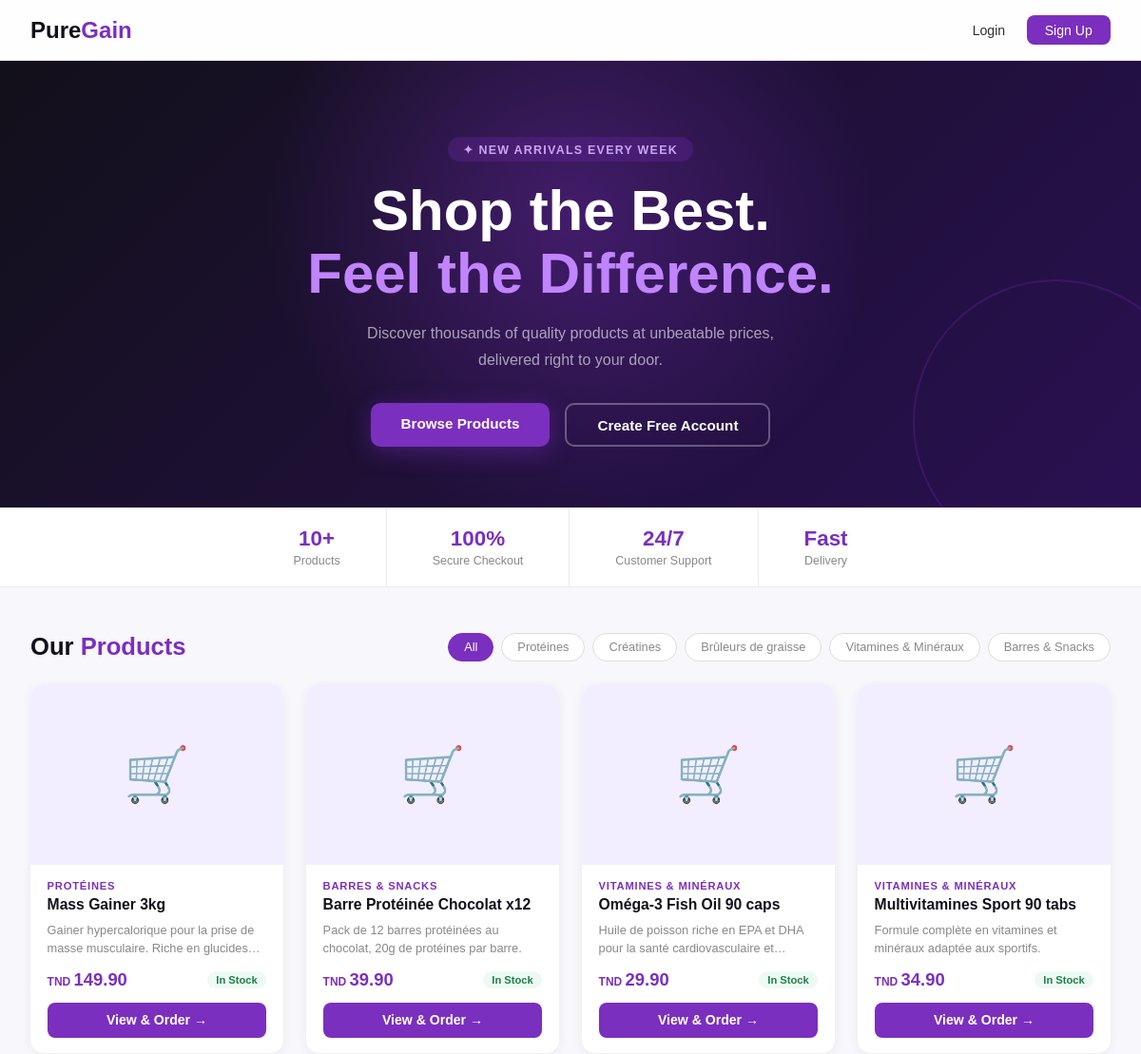
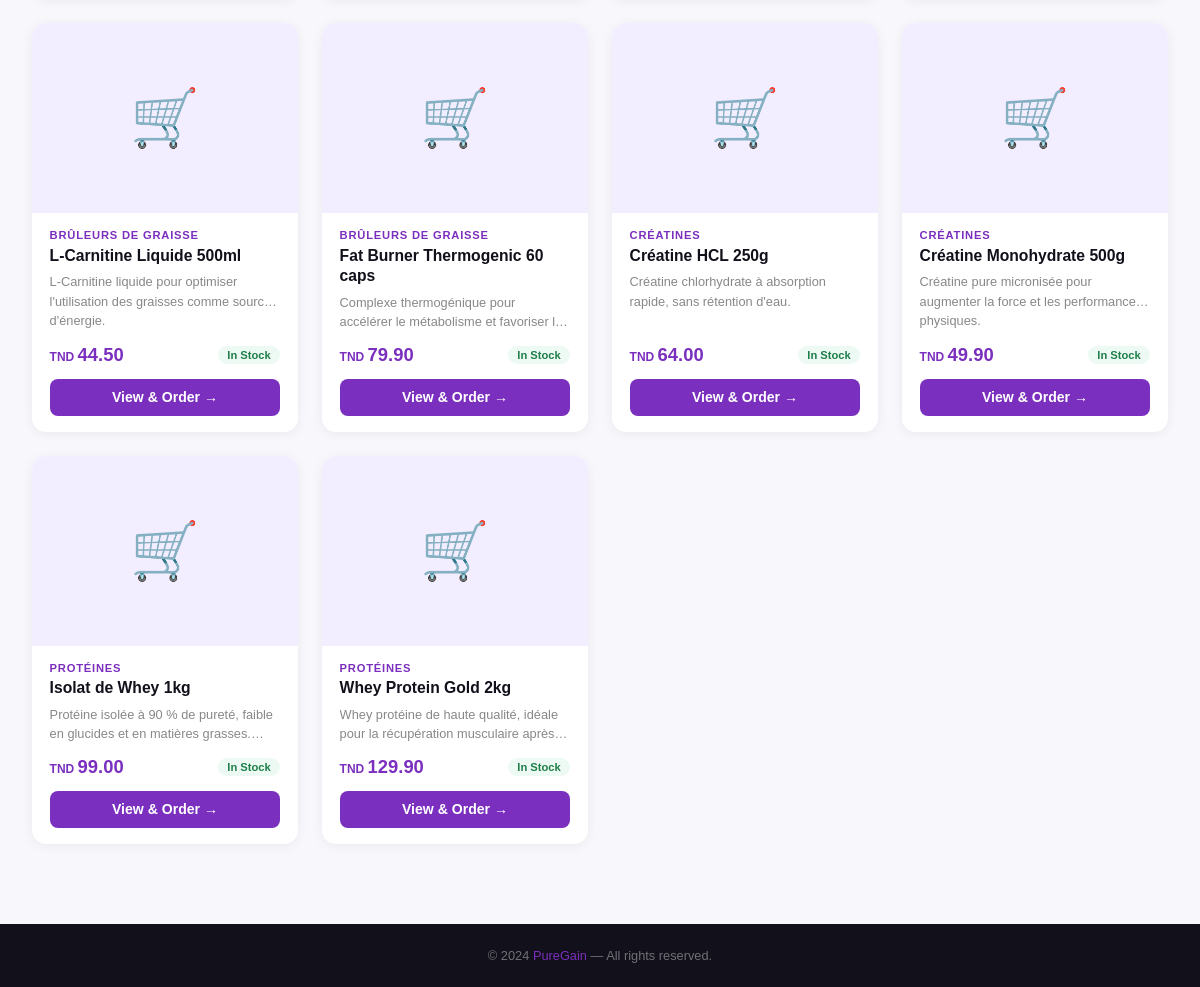
The page / on the database its author committed (2 pictures, top to bottom).
### tables this page shows
CREATE TABLE IF NOT EXISTS categories (
  id   INT          NOT NULL AUTO_INCREMENT,
  name VARCHAR(100) NOT NULL,
  PRIMARY KEY (id)
);

CREATE TABLE IF NOT EXISTS products (
  id          INT            NOT NULL AUTO_INCREMENT,
  name        VARCHAR(200)   NOT NULL,
  description TEXT,
  price       DECIMAL(10,2)  NOT NULL DEFAULT 0.00,
  stock       INT            NOT NULL DEFAULT 0,
  image       VARCHAR(255)   DEFAULT NULL,        
  category_id INT            DEFAULT NULL,
  PRIMARY KEY (id),
  CONSTRAINT fk_product_category
    FOREIGN KEY (category_id) REFERENCES categories (id)
    ON DELETE SET NULL ON UPDATE CASCADE
);

### Index.php (the view, shortened to what this page needs)
<?php
require 'config/db.php';
$result   = mysqli_query($conn, "SELECT p.*, c.name AS category_name FROM products p LEFT JOIN categories c ON p.category_id = c.id ORDER BY p.id DESC");
$products = [];
while ($row = mysqli_fetch_assoc($result)) {
    $products[] = $row;
}
$cat_result = mysqli_query($conn, "SELECT * FROM categories");
$categories = [];
while ($row = mysqli_fetch_assoc($cat_result)) {
    $categories[] = $row;
}
?>
<!DOCTYPE html>
<html lang="en">
<head>
  <link rel="stylesheet" href="mystyle.css"/>
</head>
<body>
<nav>
  <div class="nav-brand">Pure<span>Gain</span></div>
  <div class="nav-links">
    <?php if (isset($_SESSION['user_id'])): ?>
      <div class="nav-user">
        👋 <strong><?= htmlspecialchars($_SESSION['user_name']) ?></strong>
        <?php if ($_SESSION['role'] === 'admin'): ?>
          <a href="admin/dashboard.php" style="color:var(--purple);font-weight:600;">Admin Panel</a>
        <?php else: ?>
          <a href="user/account.php">My Account</a>
        <?php endif; ?>
        <a href="user/logout.php" class="logout">Logout</a>
      </div>
    <?php else: ?>
      <a href="user/login.php">Login</a>
      <a href="user/signup.php" class="btn-nav">Sign Up</a>
    <?php endif; ?>
  </div>
</nav>
<section class="hero">
  <div class="hero-tag">✦ New Arrivals Every Week</div>
  <h1>Shop the Best.<br/><span>Feel the Difference.</span></h1>
  <p>Discover thousands of quality products at unbeatable prices, delivered right to your door.</p>
  <div class="hero-btns">
    <a href="#products" class="btn-hero-primary">Browse Products</a>
    <?php if (!isset($_SESSION['user_id'])): ?>
      <a href="user/signup.php" class="btn-hero-outline">Create Free Account</a>
    <?php endif; ?>
  </div>
</section>
<div class="stats-bar">
  <div class="stat-item">
    <strong><?= count($products) ?>+</strong>
    <span>Products</span>
  </div>
  <div class="stat-item">
    <strong>100%</strong>
    <span>Secure Checkout</span>
  </div>
  <div class="stat-item">
    <strong>24/7</strong>
    <span>Customer Support</span>
  </div>
  <div class="stat-item">
    <strong>Fast</strong>
    <span>Delivery</span>
  </div>
</div>
<main class="main" id="products">
  <div class="section-header">
    <h2>Our <span>Products</span></h2>
    <div class="filter-pills">
      <span class="pill active" onclick="filterProducts('all', this)">All</span>
      <?php foreach ($categories as $cat): ?>
        <span class="pill" onclick="filterProducts('<?= $cat['id'] ?>', this)"><?= htmlspecialchars($cat['name']) ?></span>
      <?php endforeach; ?>
    </div>
  </div>
  <div class="product-grid" id="productGrid">
    <?php if (empty($products)): ?>
      <div class="empty-state">
        <div class="icon">🛍️</div>
        <h3>No products yet</h3>
        <p>Check back soon — new items are being added!</p>
      </div>
    <?php else: ?>
      <?php foreach ($products as $p): ?>
        <div class="product-card" data-cat="<?= $p['category_id'] ?>">
          <div class="product-img">
            <?php if (!empty($p['image'])): ?>
              <img src="uploads/<?= htmlspecialchars($p['image']) ?>"
                   alt="<?= htmlspecialchars($p['name']) ?>"
                   onerror="this.style.display='none'; this.parentElement.innerHTML='🛒';"/>
            <?php else: ?>
              🛒
            <?php endif; ?>
          </div>
          <div class="product-body">
            <?php if ($p['category_name']): ?>
              <div class="product-cat"><?= htmlspecialchars($p['category_name']) ?></div>
            <?php endif; ?>
            <div class="product-name"><?= htmlspecialchars($p['name']) ?></div>
            <div class="product-desc"><?= htmlspecialchars($p['description']) ?></div>
            <div class="product-footer">
              <div class="product-price">
                <span class="currency">TND </span><?= number_format($p['price'], 2) ?>
              </div>
              <?php if ($p['stock'] > 0): ?>
                <span class="stock-badge in-stock">In Stock</span>
              <?php else: ?>
                <span class="stock-badge out-stock">Out of Stock</span>
              <?php endif; ?>
            </div>
            <?php if ($p['stock'] > 0): ?>
              <a href="product.php?id=<?= $p['id'] ?>" class="btn-add">View & Order →</a>
            <?php else: ?>
              <a href="product.php?id=<?= $p['id'] ?>" class="btn-add" style="background:#aaa;">View Product</a>
            <?php endif; ?>
          </div>
        </div>
      <?php endforeach; ?>
    <?php endif; ?>
  </div>
</main>
<footer>
  © 2024 <span>PureGain</span> — All rights reserved.
</footer>
</body>
</html>

### rows shown on the page
categories: name "Protéines"
categories: name "Créatines"
categories: name "Brûleurs de graisse"
categories: name "Vitamines & Minéraux"
categories: name "Barres & Snacks"
products: category.name "PROTÉINES", name "Mass Gainer 3kg", description "Gainer hypercalorique pour la prise de masse musculaire. Riche en…", price "149.90", stock "In Stock"
products: category.name "BARRES & SNACKS", name "Barre Protéinée Chocolat x12", description "Pack de 12 barres protéinées au chocolat, 20g de protéines par barre.", price "39.90", stock "In Stock"
products: category.name "VITAMINES & MINÉRAUX", name "Oméga-3 Fish Oil 90 caps", description "Huile de poisson riche en EPA et DHA pour la santé cardiovasculaire…", price "29.90", stock "In Stock"
products: category.name "VITAMINES & MINÉRAUX", name "Multivitamines Sport 90 tabs", description "Formule complète en vitamines et minéraux adaptée aux sportifs.", price "34.90", stock "In Stock"
products: category.name "BRÛLEURS DE GRAISSE", name "L-Carnitine Liquide 500ml", description "L-Carnitine liquide pour optimiser l'utilisation des graisses comme source d'énergie.", price "44.50", stock "In Stock"
products: category.name "BRÛLEURS DE GRAISSE", name "Fat Burner Thermogenic 60 caps", description "Complexe thermogénique pour accélérer le métabolisme et favoriser…", price "79.90", stock "In Stock"
products: category.name "CRÉATINES", name "Créatine HCL 250g", description "Créatine chlorhydrate à absorption rapide, sans rétention d'eau.", price "64.00", stock "In Stock"
products: category.name "CRÉATINES", name "Créatine Monohydrate 500g", description "Créatine pure micronisée pour augmenter la force et les performances physiques.", price "49.90", stock "In Stock"
products: category.name "PROTÉINES", name "Isolat de Whey 1kg", description "Protéine isolée à 90 % de pureté, faible en glucides et en matières…", price "99.00", stock "In Stock"
products: category.name "PROTÉINES", name "Whey Protein Gold 2kg", description "Whey protéine de haute qualité, idéale pour la récupération musculaire…", price "129.90", stock "In Stock"

### other values the page prints
count($products) "10"
